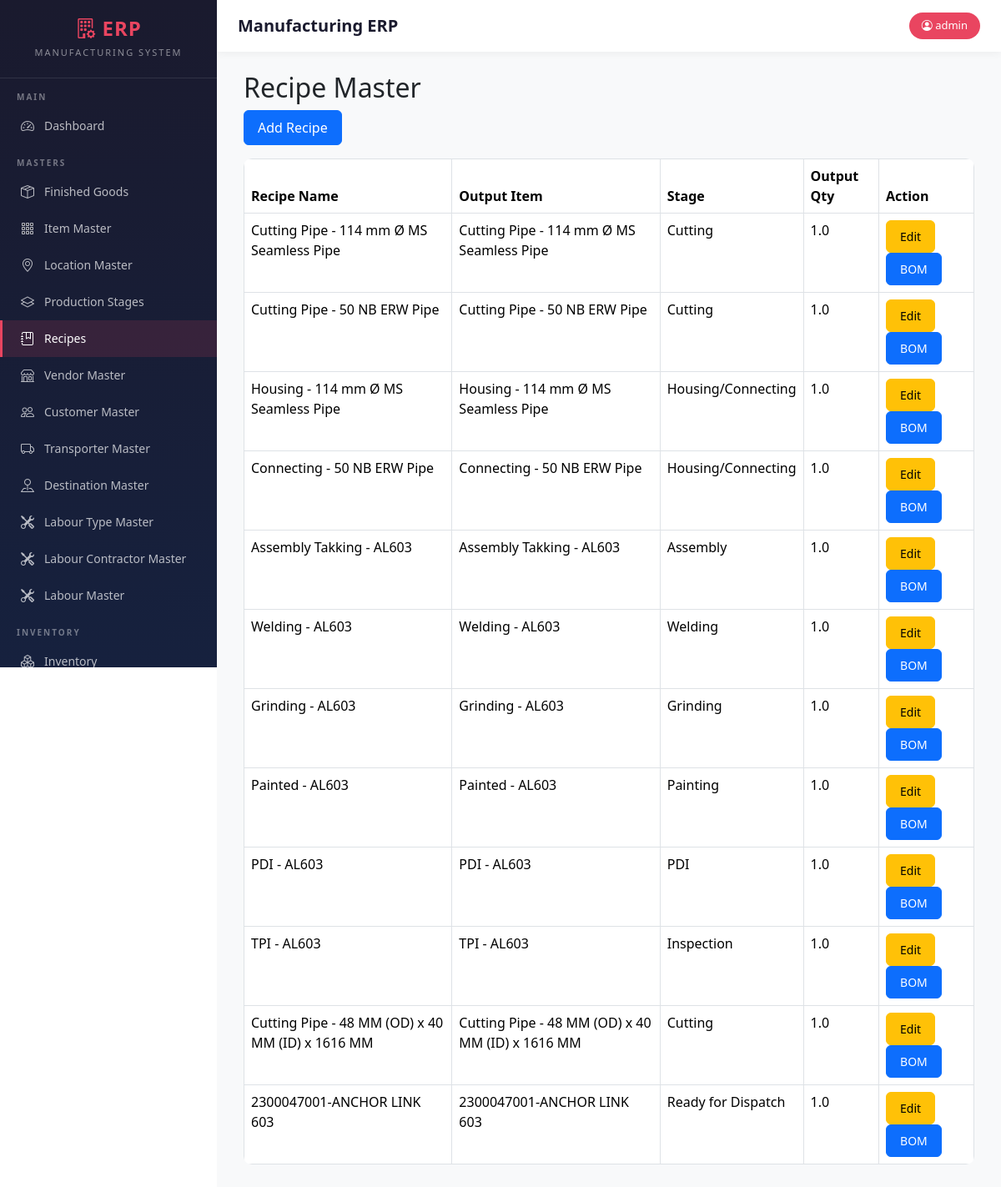
The page /recipes (signed in) on the database its author committed.
### models.py (models this page shows)
class User(UserMixin, db.Model):
    __tablename__ = "users"
    id = db.Column(db.Integer, primary_key=True)
    username = db.Column(
        db.String(100),
        unique=True,
        nullable=False
    )
    password = db.Column(
        db.String(255),
        nullable=False
    )
    role = db.Column(
        db.String(20),
        nullable=False
    )

class RecipeHeader(db.Model):
    __tablename__ = "recipe_header"
    id = db.Column(
        db.Integer,
        primary_key=True
    )
    output_item_id = db.Column(
        db.Integer,
        db.ForeignKey("item_master.id"),
        nullable=False
    )
    output_qty = db.Column(
        db.Float,
        nullable=False,
        default=1
    )
    recipe_name = db.Column(
        db.String(200)
    )
    production_stage_id = db.Column(
        db.Integer,
        db.ForeignKey(
            "production_stage_master.id"
        )
    )
    active = db.Column(
        db.Boolean,
        default=True
    )
    output_item = db.relationship(
        "ItemMaster"
    )
    production_stage = db.relationship(
        "ProductionStageMaster"
    )
    inputs = db.relationship(
    "RecipeInput",
    backref="recipe",
    cascade="all, delete-orphan"
    )
    byproducts = db.relationship(
    "RecipeByProduct",
    backref="recipe",
    cascade="all, delete-orphan"
    )

class ItemMaster(db.Model):
    __tablename__ = "item_master"
    id = db.Column(db.Integer, primary_key=True)
    item_code = db.Column(
        db.String(50),
        unique=True,
        nullable=False
    )
    item_name = db.Column(
        db.String(255),
        nullable=False
    )
    item_type = db.Column(
        db.String(50),
        nullable=False
    )
    production_stage = db.Column(
    db.String(100)
    )
    production_stage_id = db.Column(
    db.Integer,
    db.ForeignKey(
        "production_stage_master.id"
    ),
    nullable=True
    )
    production_stage_rel = db.relationship(
    "ProductionStageMaster"
    )
    unit = db.Column(
        db.String(20),
        nullable=False
    )
    finished_good_id = db.Column(
    db.Integer,
    db.ForeignKey("finished_goods.id"),
    nullable=True
    )
    hsn_code = db.Column(
    db.String(20)
    )
    gst_rate = db.Column(
    db.Float,
    default=18
    )
    active = db.Column(
        db.Boolean,
        default=True
    )

class ProductionStageMaster(db.Model):
    __tablename__ = "production_stage_master"
    id = db.Column(
        db.Integer,
        primary_key=True
    )
    stage_no = db.Column(
        db.Integer,
        nullable=False
    )
    stage_name = db.Column(
        db.String(100),
        nullable=False
    )
    active = db.Column(
        db.Boolean,
        default=True
    )

### blueprints/masters/routes.py (the view)
@masters_bp.route("/recipes")
@login_required
def recipes():
    recipe_list = RecipeHeader.query.all()
    return render_template(
        "recipes.html",
        recipe_list=recipe_list
    )

### app.py (called while the page is built)
@login_manager.user_loader
def load_user(user_id):
    return User.query.get(int(user_id))

### templates/recipes.html
{% extends "base.html" %}
{% block content %}
<div class="container mt-4">
    <h2>Recipe Master</h2>
    <a href="/recipes/add"
       class="btn btn-primary mb-3">
        Add Recipe
    </a>
    <table class="table table-bordered">
        <thead>
            <tr>
                <th>Recipe Name</th>
                <th>Output Item</th>
                <th>Stage</th>
                <th>Output Qty</th>
                <th>Action</th>
            </tr>
        </thead>
        <tbody>
            {% for recipe in recipe_list %}
            <tr>
                <td>
                    {{ recipe.recipe_name }}
                </td>
                <td>
                    {{ recipe.output_item.item_name }}
                </td>
                <td>
                    {% if recipe.production_stage %}
                        {{ recipe.production_stage.stage_name }}
                    {% endif %}
                </td>
                <td>
                    {{ recipe.output_qty }}
                </td>
                <td>
                    <a href="/recipes/edit/{{ recipe.id }}"
                       class="btn btn-warning btn-sm">
                        Edit
                    </a>
                    <a href="/recipes/details/{{ recipe.id }}"
                        class="btn btn-primary btn-sm">
                        BOM
                    </a>
                </td>
            </tr>
            {% endfor %}
        </tbody>
    </table>
</div>
{% endblock %}

### templates/base.html (shortened to what this page needs)
<!DOCTYPE html>
<html>
<head>
<link href="https://cdn.jsdelivr.net/npm/bootstrap@5.3.3/dist/css/bootstrap.min.css" rel="stylesheet">
<link href="https://cdn.jsdelivr.net/npm/select2@4.1.0-rc.0/dist/css/select2.min.css" rel="stylesheet" />
<link href="https://cdn.jsdelivr.net/npm/tom-select/dist/css/tom-select.bootstrap5.min.css" rel="stylesheet">
<link rel="stylesheet" href="https://cdn.datatables.net/1.13.8/css/jquery.dataTables.min.css">
<link rel="stylesheet" href="https://cdn.datatables.net/buttons/2.4.2/css/buttons.dataTables.min.css">
<link rel="stylesheet" href="https://cdn.datatables.net/fixedheader/3.4.0/css/fixedHeader.dataTables.min.css">
<link rel="stylesheet" href="https://cdn.datatables.net/fixedcolumns/4.3.0/css/fixedColumns.dataTables.min.css">
<link rel="stylesheet" href="https://cdn.jsdelivr.net/npm/bootstrap-icons@1.11.3/font/bootstrap-icons.min.css">
</head>
<body>
<div class="sidebar">
    <div class="sidebar-brand">
        <h4><i class="bi bi-building-gear"></i> ERP</h4>
        <small>Manufacturing System</small>
    </div>
    <div class="nav-section">Main</div>
    <ul class="nav flex-column">
        <li class="nav-item">
            <a class="nav-link" href="/dashboard">
                <i class="bi bi-speedometer2"></i> Dashboard
            </a>
        </li>
    </ul>
    <div class="nav-section">Masters</div>
    <ul class="nav flex-column">
        <li class="nav-item">
            <a class="nav-link" href="/finished-goods">
                <i class="bi bi-box-seam"></i> Finished Goods
            </a>
        </li>
        <li class="nav-item">
            <a class="nav-link" href="/items">
                <i class="bi bi-grid-3x3-gap"></i> Item Master
            </a>
        </li>
        <li class="nav-item">
            <a class="nav-link" href="/locations">
                <i class="bi bi-geo-alt"></i> Location Master
            </a>
        </li>
        <li class="nav-item">
            <a class="nav-link" href="/production-stages">
                <i class="bi bi-layers"></i> Production Stages
            </a>
        </li>
        <li class="nav-item">
            <a class="nav-link" href="/recipes">
                <i class="bi bi-journal-bookmark"></i> Recipes
            </a>
        </li>
        <li class="nav-item">
            <a class="nav-link" href="/vendors">
                <i class="bi bi-shop"></i> Vendor Master
            </a>
        </li>
        <li class="nav-item">
            <a class="nav-link" href="/customers">
                <i class="bi bi-people"></i> Customer Master
            </a>
        </li>
        <li class="nav-item">
            <a class="nav-link" href="/transporter">
                <i class="bi bi-truck"></i> Transporter Master
            </a>
        </li>
        <li class="nav-item">
            <a class="nav-link" href="/destination">
                <i class="bi bi-pin-map"></i> Destination Master
            </a>
        </li>
                <li class="nav-item">
            <a class="nav-link" href="{{ url_for('labour.labour_types') }}">
                <i class="bi bi-tools"></i> Labour Type Master
            </a>
        </li>
                <li class="nav-item">
            <a class="nav-link" href="{{ url_for('labour.labour_contractors') }}">
                <i class="bi bi-tools"></i> Labour Contractor Master
            </a>
        </li>
        <li class="nav-item">
            <a class="nav-link" href="{{ url_for('labour.labour_master_list') }}">
                <i class="bi bi-tools"></i> Labour Master
            </a>
        </li>
    </ul>
    <div class="nav-section">Inventory</div>
    <ul class="nav flex-column">
        <li class="nav-item">
            <a class="nav-link" href="/inventory">
                <i class="bi bi-boxes"></i> Inventory
            </a>
        </li>
    </ul>
</div>
<div class="main-content">
    <div class="top-bar">
        <h5>{% block page_title %}Manufacturing ERP{% endblock %}</h5>
        <span class="user-badge">
            <i class="bi bi-person-circle"></i> {{ current_user.username }}
        </span>
    </div>
    {% block content %}{% endblock %}
</div>
</body>
</html>

### templates/base.html (style rules this page uses)
.sidebar { background: linear-gradient(180deg, #1a1a2e 0%, #16213e 100%); min-height: 100vh; height: 100vh; position: fixed; top: 0; left: 0; width: 260px; z-index: 1000; overflow-y: auto; overflow-x: hidden; transition: all 0.3s ease; }
.sidebar-brand { padding: 20px; border-bottom: 1px solid rgba(255,255,255,0.1); text-align: center; }
.sidebar-brand h4 { color: #e94560; font-weight: 700; margin: 0; letter-spacing: 1px; }
.sidebar-brand small { color: rgba(255,255,255,0.5); font-size: 11px; text-transform: uppercase; letter-spacing: 2px; }
.nav-section { padding: 15px 20px 5px; color: rgba(255,255,255,0.4); font-size: 10px; text-transform: uppercase; letter-spacing: 2px; font-weight: 600; }
.sidebar .nav-link { color: rgba(255,255,255,0.7); padding: 10px 20px; border-radius: 0; border-left: 3px solid transparent; transition: all 0.2s ease; font-size: 14px; display: flex; align-items: center; gap: 10px; }
.sidebar .nav-link.active { color: #fff; background: rgba(233, 69, 96, 0.15); border-left-color: #e94560; }
.sidebar .nav-link i { font-size: 16px; width: 20px; text-align: center; }
.main-content { margin-left: 260px; padding: 20px; min-height: 100vh; background: #f8f9fa; }
.top-bar { background: #fff; padding: 15px 25px; margin: -20px -20px 20px -20px; box-shadow: 0 2px 10px rgba(0,0,0,0.05); display: flex; justify-content: space-between; align-items: center; }
.top-bar h5 { margin: 0; color: #1a1a2e; font-weight: 600; }
.user-badge { background: #e94560; color: #fff; padding: 6px 15px; border-radius: 20px; font-size: 13px; font-weight: 500; }
.table { background: #fff; border-radius: 10px; overflow: hidden; }
.btn { border-radius: 6px; font-weight: 500; padding: 8px 16px; transition: all 0.2s ease; }
.btn-primary { background: #0d6efd; border-color: #0d6efd; }

### rows shown on the page
User: username "admin"
RecipeHeader: recipe_name "Cutting Pipe - 114 mm Ø MS Seamless Pipe", output_item.item_name "Cutting Pipe - 114 mm Ø MS Seamless Pipe", production_stage.stage_name "Cutting", output_qty "1.0"
RecipeHeader: recipe_name "Cutting Pipe - 50 NB ERW Pipe", output_item.item_name "Cutting Pipe - 50 NB ERW Pipe", production_stage.stage_name "Cutting", output_qty "1.0"
RecipeHeader: recipe_name "Housing - 114 mm Ø MS Seamless Pipe", output_item.item_name "Housing - 114 mm Ø MS Seamless Pipe", production_stage.stage_name "Housing/Connecting", output_qty "1.0"
RecipeHeader: recipe_name "Connecting - 50 NB ERW Pipe", output_item.item_name "Connecting - 50 NB ERW Pipe", production_stage.stage_name "Housing/Connecting", output_qty "1.0"
RecipeHeader: recipe_name "Assembly Takking - AL603", output_item.item_name "Assembly Takking - AL603", production_stage.stage_name "Assembly", output_qty "1.0"
RecipeHeader: recipe_name "Welding - AL603", output_item.item_name "Welding - AL603", production_stage.stage_name "Welding", output_qty "1.0"
RecipeHeader: recipe_name "Grinding - AL603", output_item.item_name "Grinding - AL603", production_stage.stage_name "Grinding", output_qty "1.0"
RecipeHeader: recipe_name "Painted - AL603", output_item.item_name "Painted - AL603", production_stage.stage_name "Painting", output_qty "1.0"
RecipeHeader: recipe_name "PDI - AL603", output_item.item_name "PDI - AL603", production_stage.stage_name "PDI", output_qty "1.0"
RecipeHeader: recipe_name "TPI - AL603", output_item.item_name "TPI - AL603", production_stage.stage_name "Inspection", output_qty "1.0"
RecipeHeader: recipe_name "Cutting Pipe - 48 MM (OD) x 40 MM (ID) x 1616 MM", output_item.item_name "Cutting Pipe - 48 MM (OD) x 40 MM (ID) x 1616 MM", production_stage.stage_name "Cutting", output_qty "1.0"
RecipeHeader: recipe_name "2300047001-ANCHOR LINK 603", output_item.item_name "2300047001-ANCHOR LINK 603", production_stage.stage_name "Ready for Dispatch", output_qty "1.0"
